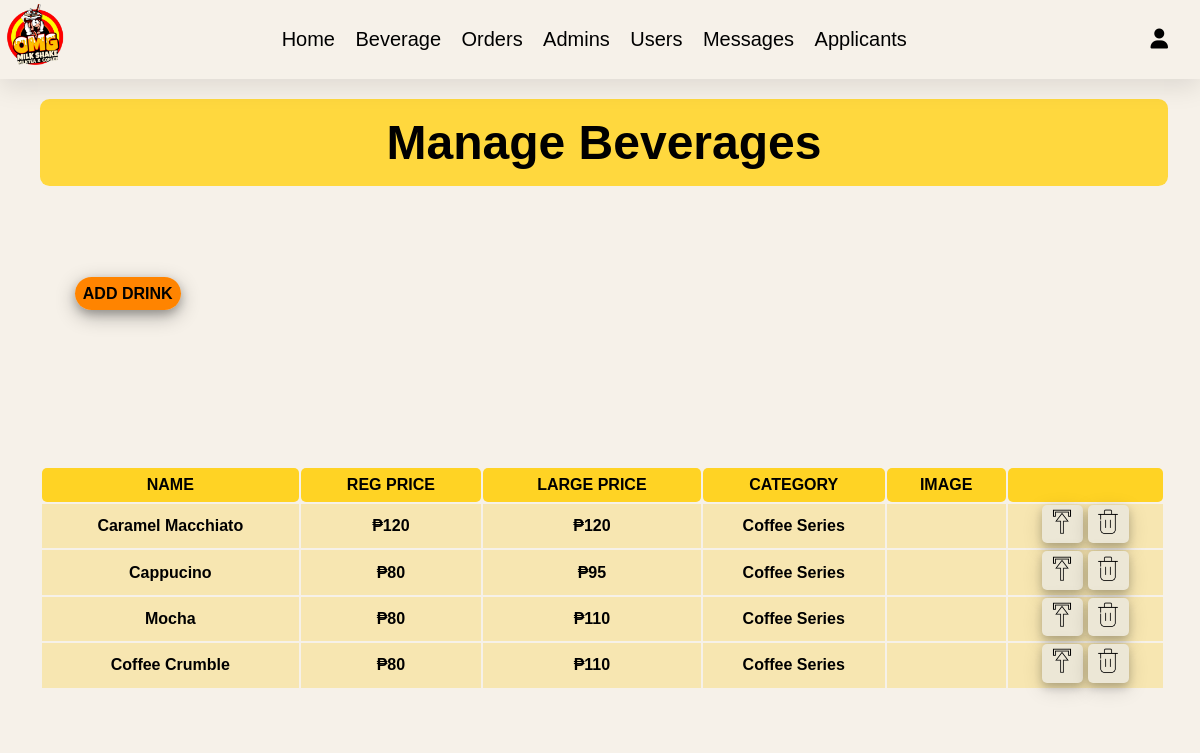
Screenshot of /admin/manage-drink.php (signed in) with the database file from the repository.
### tables this page shows
CREATE TABLE `products` (
  `id` int(100) NOT NULL,
  `name` varchar(100) NOT NULL,
  `category` varchar(100) NOT NULL,
  `price` int(10) NOT NULL,
  `priceR` int(10) NOT NULL,
  `description` text NOT NULL,
  `size` varchar(50) NOT NULL DEFAULT 'Regular',
  `image` varchar(100) NOT NULL
);

### admin/manage-drink.php (the view, shortened to what this page needs)
<?php
include '../components/connect.php';
?>
<!DOCTYPE html>
<html lang="en">
<head>
   <link rel="stylesheet" href="https://cdnjs.cloudflare.com/ajax/libs/font-awesome/6.1.1/css/all.min.css">
   <link rel="stylesheet" href="../css/admin_style.css">
</head>
<body>
<?php include '../components/admin_header.php' ?>
<section>
   <div class="main-content">
   <div class="wrapper">
   <h1 class="heading">Manage Beverages</h1>
   <div class="col-4 btn-primary"><a href="products.php">ADD DRINK</a></div>
   <table class="tbl-full">
   <tr>
      <th class="headers">NAME</th>
      <th class="headers">REG PRICE </th>
      <th class="headers">LARGE PRICE </th>
      <th class="headers">CATEGORY</th>
      <th class="headers">IMAGE</th>
      <th class="headers last" ></th>
   </tr>
   <?php
      $show_products = $conn->prepare("SELECT * FROM `products`");
      $show_products->execute();
      if($show_products->rowCount() > 0){
         while($fetch_products = $show_products->fetch(PDO::FETCH_ASSOC)){
   ?>   <br><br><br>
     <tr class="table-content">
     <th><?= $fetch_products['name']; ?></th>
     <th><span>₱</span><?= $fetch_products['price']; ?></th>
     <th><span>₱</span><?= $fetch_products['priceR']; ?></th>
     <th> <?= $fetch_products['category']; ?></td>
     <th><img src="../images/<?= $fetch_products['image']; ?>" alt="" width="100px"></th>
     <th>
         <a href="update_product.php?update=<?= $fetch_products['id']; ?>"><img src="../images/icons/update.png"/ class="manage-drink-icons-update"/></a>
         <a href="products.php?delete=<?= $fetch_products['id']; ?>" onclick="return confirm('delete this drink?');"><img src="../images/icons/delete.png"/ class="manage-drink-icons-delete"/></a>
     </th>
         </tr>
        </div>
   <?php
         }
      }else{
         echo '<p class="empty">no products added yet!</p>';
      }
   ?>
    </section>
</body>
</html>

### css/admin_style.css (style rules this page uses)
:root { --green:#27ae60; --black:#e32411; --light-color:#666; --box-shadow:0 .5rem 1.5rem rgba(0,0,0, .1); }
body { font-family: "Gill Sans", sans-serif; margin: auto; padding: inherit; box-sizing: border-box; text-decoration: none; outline: none; border: none; text-transform: capitalize; transition: all .2s linear; color: black; background-color: #F6F1E9; }
.col-4 { width: 18%; margin: 1%; padding: 2%; float: left; }
.btn-primary a { margin-top: .2rem; background-color: #FF8400; padding: .5rem; color: black; text-decoration: none; font-weight: bold; border-radius: 25px; box-shadow: 0 4px 8px 0 rgba(0, 0, 0, 0.2), 0 6px 20px 0 rgba(0, 0, 0, 0.30); }
.main-content { background-color: #F6F1E9; padding: 3% 0; margin-left: 2.5rem; }
.wrapper { align-items: center; }
.tbl-full { width: 97%; margin-right: 3rem; text-align: center; }
.headers { text-align: center; background-color: #ffd324; padding: .5rem; border-radius: 5px; }
.table-content { background-color: rgb(247, 230, 177); }
.manage-drink-icons-update { width: 2rem ; height: 2rem ; padding: .2rem ; padding-left: .3rem; padding-right: .3rem; background-color: #ece7d6; border-radius: 5px; box-shadow: 0 4px 8px 0 rgba(0, 0, 0, 0.2), 0 6px 20px 0 rgba(0, 0, 0, 0.15); }
.manage-drink-icons-delete { width: 2rem ; height: 2rem ; padding: .2rem ; padding-left: .3rem; padding-right: .3rem; background-color: #ece7d6; border-radius: 5px; box-shadow: 0 4px 8px 0 rgba(0, 0, 0, 0.2), 0 6px 20px 0 rgba(0, 0, 0, 0.15); }
.heading { text-align: center; margin-top: -1rem; margin-bottom: 4rem; text-transform: capitalize; color:black; font-size: 3rem; padding: 1rem; padding-left: .3rem; padding-right: .3rem; background-color: #ffd83e; margin-right: 2rem; border-radius: .6rem; }

### rows the page displays
products: name "Caramel Macchiato", price "120", priceR "120", category "Coffee Series"
products: name "Cappucino", price "80", priceR "95", category "Coffee Series"
products: name "Mocha", price "80", priceR "110", category "Coffee Series"
products: name "Coffee Crumble", price "80", priceR "110", category "Coffee Series"
